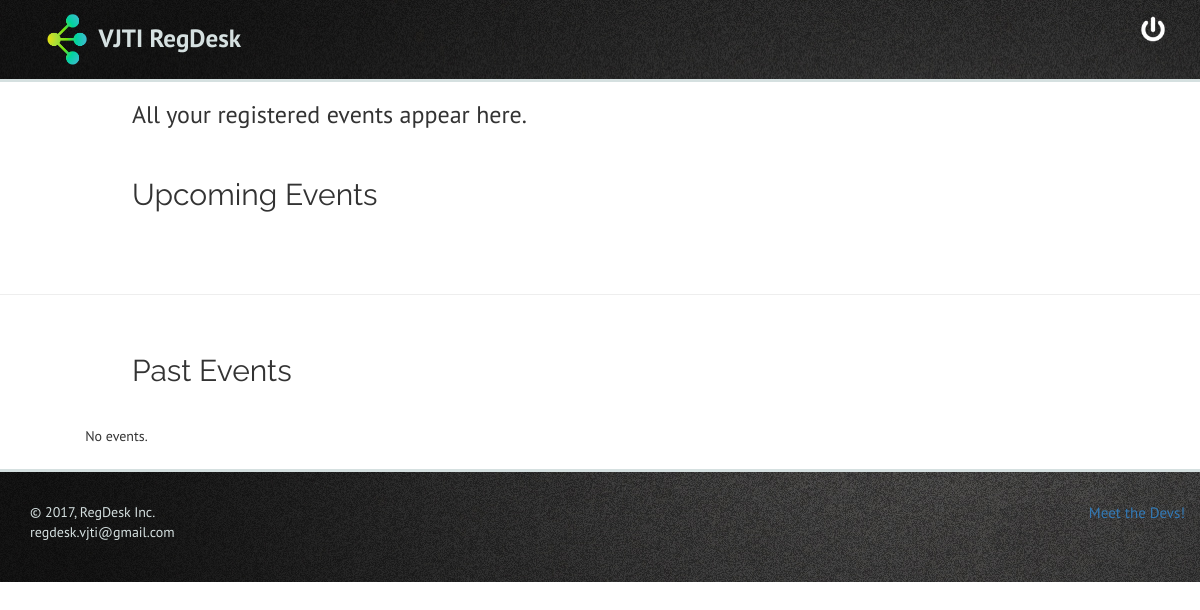
The page /public/myevents.php (signed in) on the database as committed earlier.
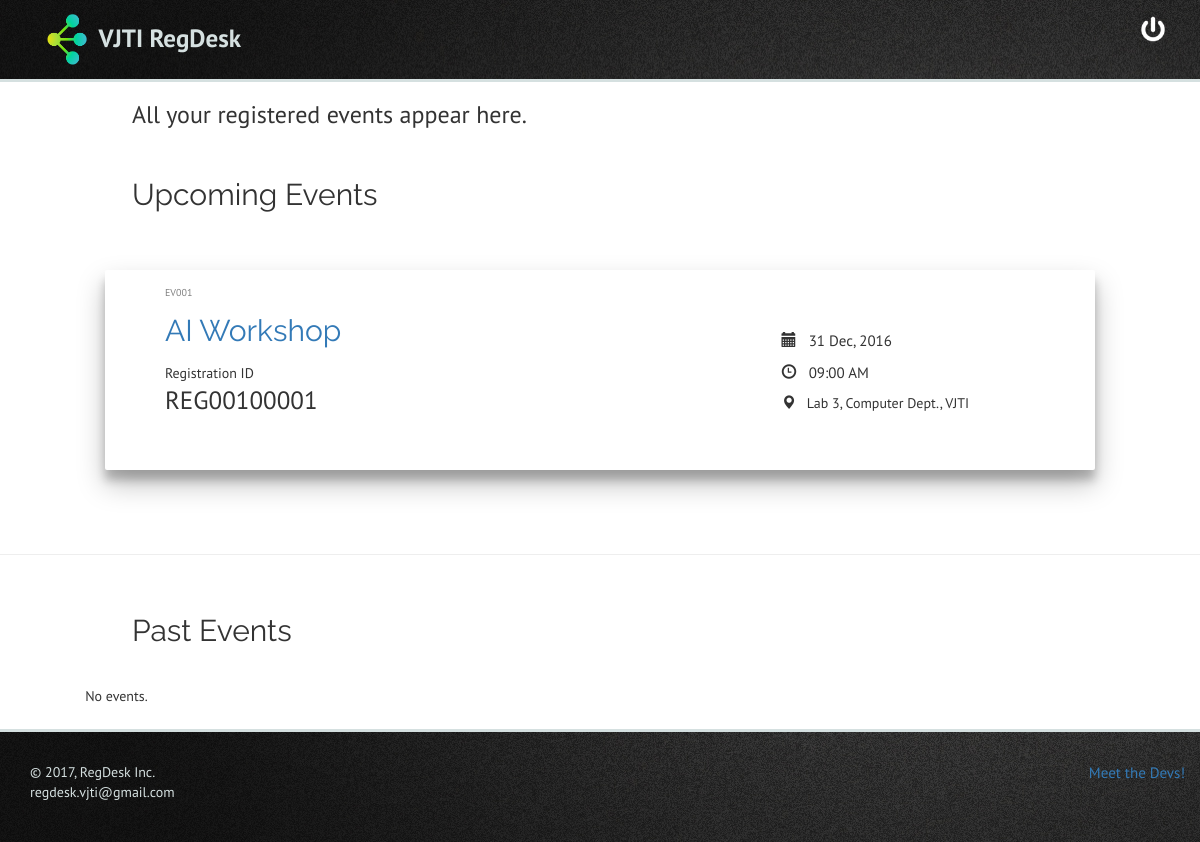
The same page on the database as committed later.
### tables this page shows
CREATE TABLE `registrations` (
  `registration_id` int(11) NOT NULL,
  `user_id` int(11) NOT NULL,
  `event_id` int(11) NOT NULL,
  `registration_timestamp` timestamp NOT NULL DEFAULT CURRENT_TIMESTAMP
);

CREATE TABLE `events` (
  `event_id` int(11) NOT NULL,
  `event_name` varchar(64) NOT NULL,
  `description` text NOT NULL,
  `start_date` date NOT NULL,
  `start_time` time NOT NULL,
  `end_date` date DEFAULT NULL,
  `end_time` time DEFAULT NULL,
  `venue` varchar(64) NOT NULL,
  `category` tinyint(4) NOT NULL,
  `committee` int(11) NOT NULL,
  `incharge1_name` varchar(50) NOT NULL,
  `incharge1_contact` varchar(10) NOT NULL,
  `incharge2_name` varchar(50) DEFAULT NULL,
  `incharge2_contact` varchar(10) DEFAULT NULL,
  `cost` smallint(6) NOT NULL DEFAULT '0',
  `refreshment` tinyint(1) DEFAULT '0',
  `note` text,
  `manager` int(11) NOT NULL,
  `post_timestamp` timestamp NOT NULL DEFAULT CURRENT_TIMESTAMP
);

### public/myevents.php (the view, shortened to what this page needs)
<?php
	require_once(__DIR__ . '/../includes/dbconfig.php');
	$up_query = "SELECT registrations.registration_id, events.event_id, events.event_name, events.start_date, events.end_date, events.start_time, events.end_time, events.venue FROM events INNER JOIN registrations ON events.event_id = registrations.event_id WHERE registrations.user_id = ".$_SESSION['user_id']." ORDER BY events.start_date ASC";
	$up_result = mysqli_query($dbc, $up_query);
	$past_query = "SELECT event_id, event_name, start_date, end_date, start_time, end_time, venue FROM archived_events WHERE manager = ".$_SESSION['user_id']." ORDER BY start_date DESC";
	$past_result = mysqli_query($dbc, $past_query);
	require_once(__DIR__ . '/../includes/header.php');
?>
<h3 style="padding-left: 11%;">All your registered events appear here.</h2>
<div class="container-fluid">
<div style="text-align:left;padding-top:3%;padding-left:10%;">
<p style="font-size:30px; font-family: 'Raleway', sans-serif;">Upcoming Events</p>
</div>
<div class="container" id="h">
<?php
	if (mysqli_num_rows($up_result) != 0) {
		while ($event = mysqli_fetch_array($up_result)) {
?>
<div id="a" class="cube">
<div class="row">
<div class="col-sm-7">
<div style="text-align: left;padding-top: 1%;padding-left: 9%;">
<p style="font-size: 10px; color: gray; padding-bottom: 0px;"><?php echo 'EV'.htmlspecialchars(str_pad($event['event_id'], 3, '0', STR_PAD_LEFT)); ?></p>
<a href="event.php?event=<?php echo $event['event_id']; ?>"><p style="font-size:30px;font-family: 'Raleway', sans-serif;"><?php echo $event['event_name']; ?></p></a>
<p>
	Registration ID
	<br>
	<span style="font-size: 25px;">REG<?php echo (str_pad($event['event_id'], 3, '0', STR_PAD_LEFT)).(str_pad($event['registration_id'], 5, '0', STR_PAD_LEFT)); ?></span>
</p>
</div>
</div>
<div class="col-sm-1">
</div>
<div class="col-sm-4" style="padding-top: 5%;">
<p style="font-size:15px;"><span class="glyphicon glyphicon-calendar"></span>&nbsp;&nbsp;
<?php
	if (empty($event['end_date']))
		echo htmlspecialchars(date('d M, Y', strtotime($event['start_date'])));
	else
		echo htmlspecialchars(date('d M, Y', strtotime($event['start_date']))).' - '.htmlspecialchars(date('d M, Y', strtotime($event['end_date'])));
?></p>
<p style="font-size:15px;"><span class="glyphicon glyphicon-time"></span>&nbsp;&nbsp;
<?php
	if (empty($event['end_time']))
		echo htmlspecialchars(date('H:i A', strtotime($event['start_time'])));
	else
		echo htmlspecialchars(date('H:i A', strtotime($event['start_time']))).' - '.htmlspecialchars(date('H:i A', strtotime($event['end_time'])));;
?></p>
<p style="font-size:15 px;"><span class="glyphicon glyphicon-map-marker"></span>&nbsp;&nbsp;
<?php
	echo htmlspecialchars($event['venue']);
?></p>
</div>
</div>
</div>
<br>
<?php
		}
	}
?>
</div>
</div>
<hr>
<div class="container-fluid">
<div style="text-align:left;padding-top:3%;padding-left:10%;">
<p style="font-size:30px; font-family: 'Raleway', sans-serif;">Past Events</p>
</div>
<div class="container" id="h">
<?php
	if (mysqli_num_rows($past_result) != 0) {
		while ($event = mysqli_fetch_array($past_result)) {
?>
<div id="a" class="cube">
<div class="row">
<div class="col-sm-7">
<div style="text-align: left;padding-top: 1%;padding-left: 9%;">
<p style="font-size: 10px; color: gray; padding-bottom: 0px;"><?php echo 'EV'.htmlspecialchars(str_pad($event['event_id'], 3, '0', STR_PAD_LEFT)); ?></p>
<a href="event.php?event=<?php echo $event['event_id']; ?>"><p style="font-size:30px;font-family: 'Raleway', sans-serif;"><?php echo $event['event_name']; ?></p></a>
<p>
	Registration ID
	<br>
	<span style="font-size: 25px;">REG<?php echo (str_pad($event['event_id'], 3, '0', STR_PAD_LEFT)).(str_pad($event['registration_id'], 5, '0', STR_PAD_LEFT)); ?></span>
</p>
</div>
</div>
<div class="col-sm-1">
</div>
<div class="col-sm-4" style="padding-top: 5%;">
<p style="font-size:15px;"><span class="glyphicon glyphicon-calendar"></span>&nbsp;&nbsp;
<?php
	if (empty($event['end_date']))
		echo htmlspecialchars(date('d M, Y', strtotime($event['start_date'])));
	else
		echo htmlspecialchars(date('d M, Y', strtotime($event['start_date']))).' - '.htmlspecialchars(date('d M, Y', strtotime($event['end_date'])));
?></p>
<p style="font-size:15px;"><span class="glyphicon glyphicon-time"></span>&nbsp;&nbsp;
<?php
	if (empty($event['end_time']))
		echo htmlspecialchars(date('H:i A', strtotime($event['start_time'])));
	else
		echo htmlspecialchars(date('H:i A', strtotime($event['start_time']))).' - '.htmlspecialchars(date('H:i A', strtotime($event['end_time'])));;
?></p>
<p style="font-size:15 px;"><span class="glyphicon glyphicon-map-marker"></span>&nbsp;&nbsp;
<?php
	echo htmlspecialchars($event['venue']);
?></p>
</div>
</div>
</div>
<br>
<?php
		}
	}
	else
		echo "No events.";
?>
</div>
</div>
<?php
	require_once(__DIR__ . '/../includes/footer.php');
?>

Rows that differ between the two databases and show on the page:
added registrations: event.event_id "001", event.event_name "AI Workshop", registration_id "00001", event.start_date "31 Dec, 2016", event.start_time "09:00 AM", event.venue "Lab 3, Computer Dept., VJTI"
